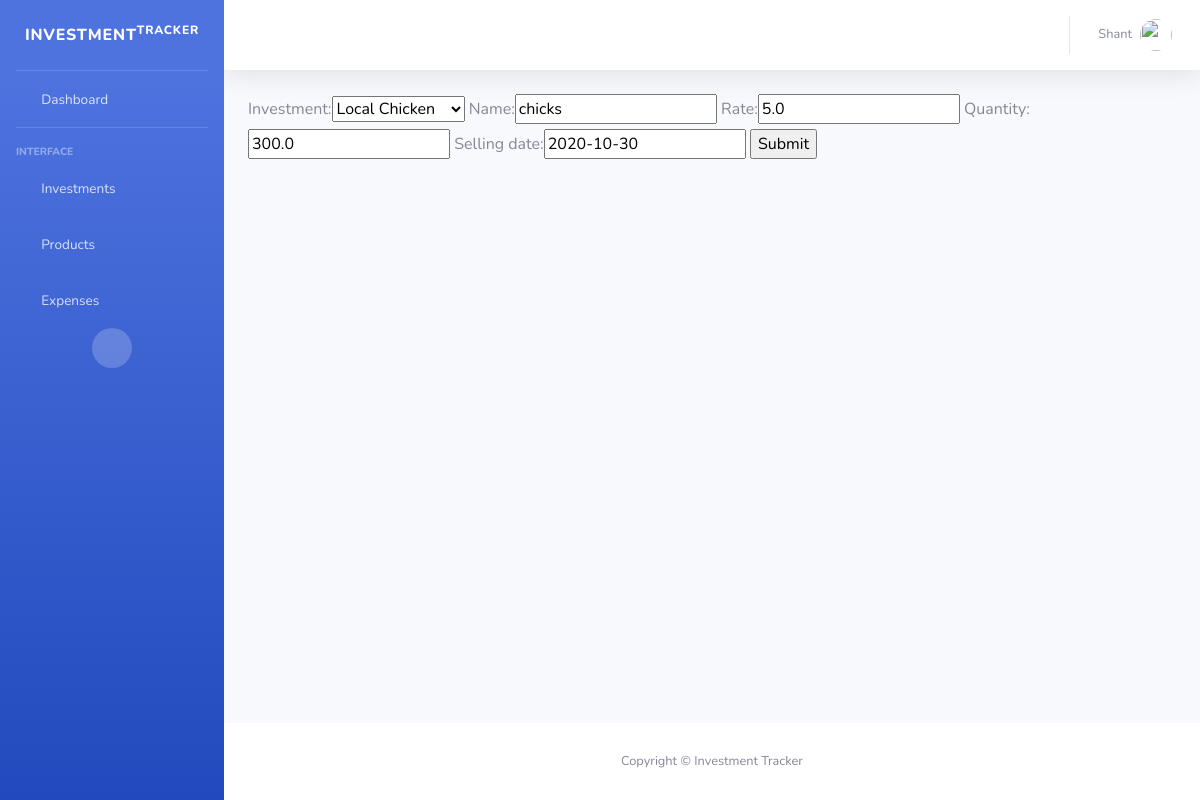
The app's page /edit-product/4 with its own data.
### core/models.py (models this page shows, shortened)
class Product(models.Model):
    investment = models.ForeignKey(Investment, on_delete=models.CASCADE)
    name = models.CharField(max_length=50)
    rate = models.FloatField()
    quantity = models.FloatField()
    selling_date = models.DateField()

class Investment(models.Model):
    name = models.CharField(max_length=100)
    start_date = models.DateField()
    initial_amount_invested = models.FloatField()
    def __str__(self):
        return self.name

### core/views.py (the view)
# urls.py: path('edit-product/<int:product_id>', views.edit_product, name='edit_product'),
def edit_product(request, product_id):
    product = get_object_or_404(Product, pk=product_id)
    form = ProductForm(request.POST or None, instance=product)
    if form.is_valid():
        form.save()
        return redirect('/products/')
    return render(request, 'add_product.html', {'form': form})

### core/forms.py
class ProductForm(forms.ModelForm):
    class Meta:
        model = Product
        fields = '__all__'

### core/templates/add_product.html (shortened to what this page needs)
{% extends 'base.html' %}
{% block content %}
<div class="container-fluid">
    <form method="post">
        {{form}}
        <input type="submit">
    </form>
</div>
{% endblock %}

### records on screen
Product: investment "Local Chicken", rate "5.0", quantity "300.0", selling_date "2020-10-30"
Investment: name "chicks"
